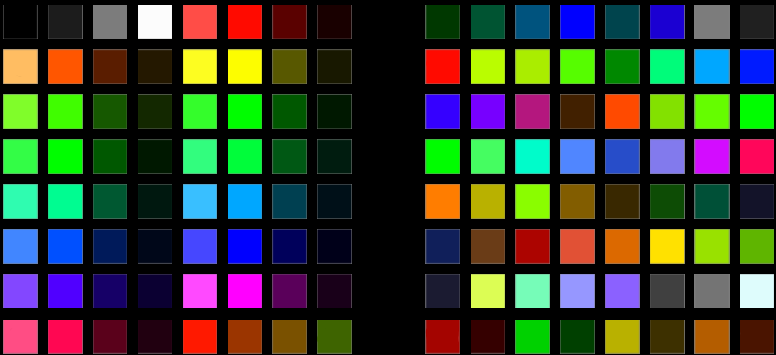
#> input picture Velocity2RGB.PNG, 776 x 355 px, found by its file name
$ python ChromaLibrary.py
#> lines starting #> are read from the running program, lines starting #| are printed output that depends on the picture; after the words box and inside, x2 and y2 are one past the last pixel; in counts of white or black regions, pixels touching at a corner belong together
### ClearLaunchpad.py
import mido
'''
msg = mido.Message('note_off', note = 25)
msg.copy(channel=6)
port = mido.open_output('Launchpad MK2 1')
port.send(msg)
with mido.open_input() as inport:
    for msg in inport:
        print(msg)

mid = mido.MidiFile('song.mid')
for msg in mid.play():
    port.send(msg)

'''
def RemoveNotes(spec):
    msg = mido.Message('note_off', note = spec)
    msg.copy(channel = 6)
    port = mido.open_output('Launchpad MK2 1')
    port.send(msg)

'''
i = 11
while i < 90:
    if(i % 10 != 0):
        RemoveNotes(i)
    i += 1
'''
def ClearScreen():
    i = 10
    while i < 90:
        if(i % 10 != 0):
            RemoveNotes(i)
        i += 1

ClearScreen()
#> (the call stopped at in RemoveNotes, `msg = mido.Message('note_off', note = spec)`: mido is not available in this run)

### ChromaLibrary.py
import mido
import cv2

#Color library using dictionary from RGB to velocity value of the Launchpad MK2
from ClearLaunchpad import RemoveNotes, ClearScreen
from FirstMido import FillNotes

cap = cv2.imread("Velocity2RGB.png")
#> cap is the input picture: shape (355, 776, 3); mean B, G, R 43.9, 58, 50.5
Complete = cap.copy()
while(True):
    Mat = cv2.inRange(cap, (0, 0, 0), (254, 254, 254))
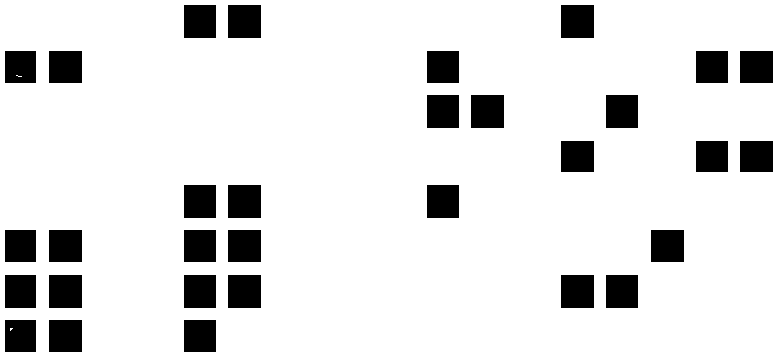
#> Mat: shape (355, 776); 88.2% white; 31 black regions
    cv2.imshow("Mat", Mat)
    contours, hierarchy = cv2.findContours(Mat, cv2.RETR_TREE, cv2.CHAIN_APPROX_NONE)
#> contours = 34 contours, 2 with area under 20; largest, box (x1, y1, x2, y2) and area: (0, 0, 776, 355) 274350, (560, 274, 595, 309) 1154, (227, 274, 262, 309) 1154, (48, 274, 83, 309) 1154, (227, 184, 262, 219) 1154
    for i, c in enumerate(contours):
        if hierarchy[0][i][2] == -1 or hierarchy[0][i][2] > 1:
            if cv2.contourArea(c) < 60000 and cv2.contourArea(c) > 1000:
                try:
                    cX = int(cv2.moments(c)["m10"] / cv2.moments(c)["m00"])
                except ZeroDivisionError:
                     cX = 0
                try:
                     cY = int(cv2.moments(c)["m01"] / cv2.moments(c)["m00"])
                except ZeroDivisionError:
                     cY = 0
                points = cv2.circle(Complete, (cX, cY), 0, (255,255,255), -1)
                print(cX,cY)
#> this loop made 34 passes
#> (cX, cY) on passes 2, 3, 4, 6, 7, 8, 9, 10, 11, 12, 13, 14: (199, 335), (65, 335), (20, 335), (621, 291), (577, 291), (244, 291), (199, 291), (65, 291), (20, 291), (667, 245), (244, 245), (199, 245)
#| 199 335
#| 65 335
#| 20 335
#| 621 291
#| 577 291
#| 244 291
#| 199 291
#| 65 291
#> (further printed lines are left out)
#> Complete: shape (355, 776, 3); 0.01% of pixels changed, all inside (x1, y1, x2, y2) = (20, 21, 757, 336)
    cv2.imshow("Final", Complete)
    k = cv2.waitKey(32)
#> (key Esc is pressed here)
    if k == 32:
        break
#> (the run stopped early here; a loop or call above may not have finished)
